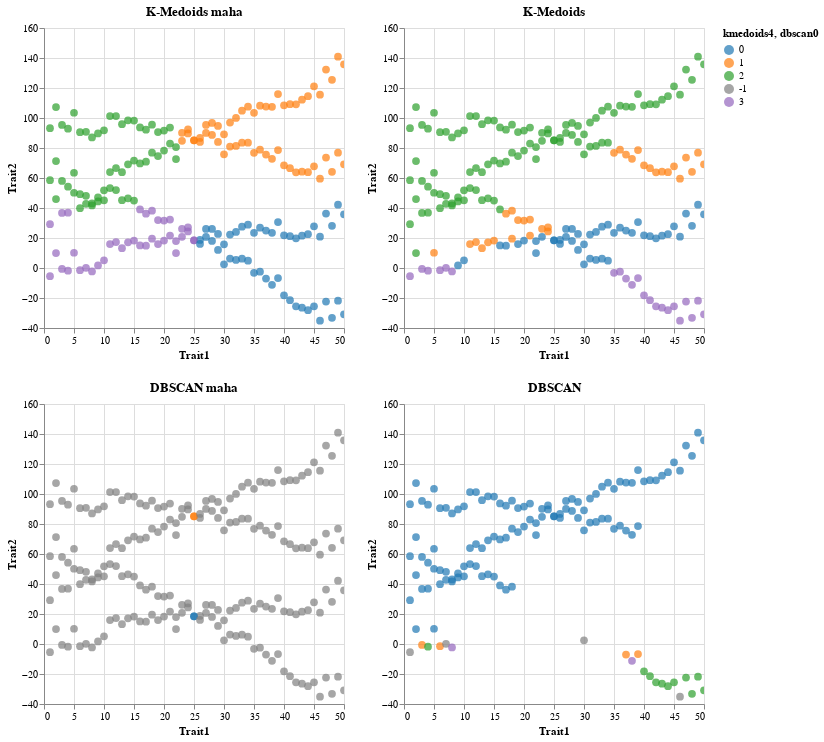

The code cell stored with this chart in its notebook:
### Markdown cell above
## Plots the same clustering methods with different metrics

### Code cell
(kmedoi_maha | kmedoi_new) & (dbscan_maha | dbscan_new)

### Figure 1 — Vega-Lite specification as saved in the notebook (floating-point values rounded to 4 significant figures; data arrays with more than 128 entries replaced by an {"elided": "..."} marker saying what was removed)
{"config": {"view": {"continuousWidth": 300, "continuousHeight": 300}}, "vconcat": [{"hconcat": [{"data": {"name": "data-9f79b323aadd3a33da20b858e01ae0fe"}, "mark": {"type": "circle", "size": 60}, "encoding": {"color": {"field": "kmedoids4", "scale": {"domain": [0.0, 1.0, 2.0, -1.0, 3.0], "range": ["#1f77b4", "#ff7f0e", "#2ca02c", "#808080", "#9467bd"]}, "type": "nominal"}, "tooltip": [{"field": "dbscan0", "type": "quantitative"}, {"field": "kmedoids4", "type": "quantitative"}], "x": {"field": "Trait1", "type": "quantitative"}, "y": {"field": "Trait2", "type": "quantitative"}}, "name": "view_29", "title": "K-Medoids maha"}, {"data": {"name": "data-ca396f239589f3528f9998edb433e058"}, "mark": {"type": "circle", "size": 60}, "encoding": {"color": {"field": "kmedoids4", "scale": {"domain": [0.0, 1.0, 2.0, -1.0, 3.0], "range": ["#1f77b4", "#ff7f0e", "#2ca02c", "#808080", "#9467bd"]}, "type": "nominal"}, "tooltip": [{"field": "dbscan0", "type": "quantitative"}, {"field": "kmedoids4", "type": "quantitative"}], "x": {"field": "Trait1", "type": "quantitative"}, "y": {"field": "Trait2", "type": "quantitative"}}, "name": "view_30", "title": "K-Medoids"}]}, {"hconcat": [{"data": {"name": "data-9f79b323aadd3a33da20b858e01ae0fe"}, "mark": {"type": "circle", "size": 60}, "encoding": {"color": {"field": "dbscan0", "scale": {"domain": [0.0, 1.0, 2.0, -1.0, 3.0], "range": ["#1f77b4", "#ff7f0e", "#2ca02c", "#808080", "#9467bd"]}, "type": "nominal"}, "tooltip": [{"field": "dbscan0", "type": "quantitative"}, {"field": "kmedoids4", "type": "quantitative"}], "x": {"field": "Trait1", "type": "quantitative"}, "y": {"field": "Trait2", "type": "quantitative"}}, "name": "view_31", "title": "DBSCAN maha"}, {"data": {"name": "data-ca396f239589f3528f9998edb433e058"}, "mark": {"type": "circle", "size": 60}, "encoding": {"color": {"field": "dbscan0", "scale": {"domain": [0.0, 1.0, 2.0, -1.0, 3.0], "range": ["#1f77b4", "#ff7f0e", "#2ca02c", "#808080", "#9467bd"]}, "type": "nominal"}, "tooltip": [{"field": "dbscan0", "type": "quantitative"}, {"field": "kmedoids4", "type": "quantitative"}], "x": {"field": "Trait1", "type": "quantitative"}, "y": {"field": "Trait2", "type": "quantitative"}}, "name": "view_32", "title": "DBSCAN"}]}], "params": [{"name": "param_25", "select": {"type": "interval", "encodings": ["x", "y"]}, "bind": "scales", "views": ["view_29"]}, {"name": "param_23", "select": {"type": "interval", "encodings": ["x", "y"]}, "bind": "scales", "views": ["view_30"]}, {"name": "param_24", "select": {"type": "interval", "encodings": ["x", "y"]}, "bind": "scales", "views": ["view_31"]}, {"name": "param_22", "select": {"type": "interval", "encodings": ["x", "y"]}, "bind": "scales", "views": ["view_32"]}], "$schema": "https://vega.github.io/schema/vega-lite/v5.16.3.json", "datasets": {"data-9f79b323aadd3a33da20b858e01ae0fe": {"elided": "200 records"}, "data-ca396f239589f3528f9998edb433e058": {"elided": "200 records"}}}
